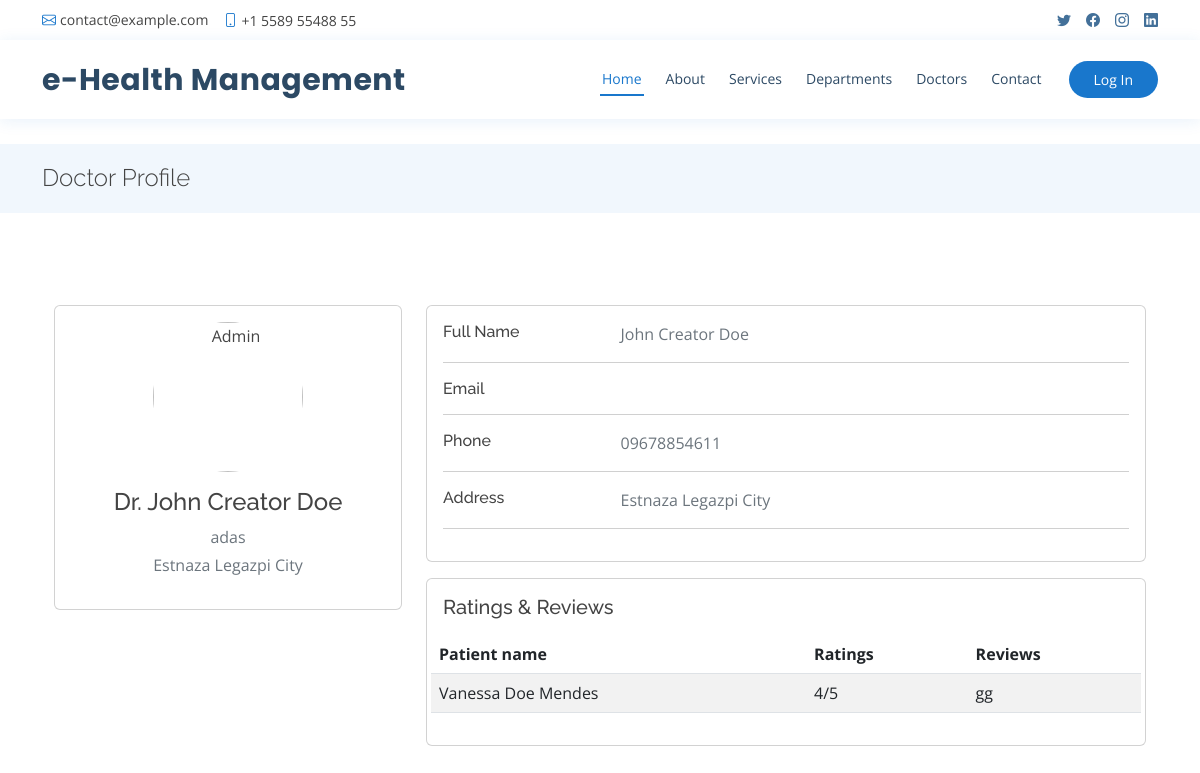
The page /dviewprofile/doe02082022 on the database its author committed.
### main_app/models.py (models this page shows, shortened)
class doctor(models.Model):
    user = models.OneToOneField(User, on_delete=models.CASCADE, primary_key=True)
    profile_photo = models.ImageField(upload_to='profile_photo', default="default.jpeg")
    is_patient = models.BooleanField(default=False)
    is_doctor = models.BooleanField(default=True)
    first_name = models.CharField(max_length = 50)
    last_name = models.CharField(max_length = 50)
    middle_name = models.CharField(max_length = 50, null=True)
    dob = models.DateField()
    address = models.CharField(max_length = 100)
    contact = models.CharField(max_length = 15)
    gender = models.CharField(max_length = 10)
    civil_status = models.CharField(max_length = 10)
    specialization = models.CharField(max_length = 30)
    rating = models.IntegerField(default=0)
    @property
    def full_name(self):
        return f'{self.first_name} {self.middle_name} {self.last_name}'

class rating_review(models.Model):
    patient = models.ForeignKey(patient ,null=True, on_delete=models.SET_NULL)
    doctor = models.ForeignKey(doctor ,null=True, on_delete=models.SET_NULL)
    rating = models.IntegerField(default=0)
    review = models.TextField( blank=True )

class patient(models.Model):
    user = models.OneToOneField(User, on_delete=models.CASCADE, primary_key=True)
    profile_photo = models.ImageField(upload_to='profile_photo', default="default.jpeg")
    is_patient = models.BooleanField(default=True)
    is_doctor = models.BooleanField(default=False)
    first_name = models.CharField(max_length = 50)
    last_name = models.CharField(max_length = 50)
    middle_name = models.CharField(max_length = 50, null=True)
    dob = models.DateField()
    address = models.CharField(max_length = 100)
    birth_place = models.CharField(max_length = 100)
    contact_number = models.CharField(max_length = 15, null=True)
    gender = models.CharField(max_length = 10)
    civil_status = models.CharField(max_length = 10)
    guardian = models.CharField(max_length = 255, null=True)
    other_guardian = models.CharField(max_length = 255, null=True)
    balance = models.CharField(max_length = 200, default="0.00")
    def full_name(self):
        return f'{self.first_name} {self.middle_name} {self.last_name}'

### main_app/views.py (the view)
# urls.py: path('dviewprofile/<str:doctorusername>', views.dviewprofile , name='dviewprofile'),
def dviewprofile(request, doctorusername):
    if request.method == 'GET':
         duser = User.objects.get(username=doctorusername)
         r = rating_review.objects.filter(doctor=duser.doctor)
         return render(request,'doctor/view_profile/view_profile.html', {"duser":duser, "rate":r} )

### templates/doctor/view_profile/view_profile.html (shortened to what this page needs)
{% extends "basic.html" %}
{% load static %}
{% block body %}
<main id="main">
    <section class="breadcrumbs">
      <div class="container">
        <div class="d-flex justify-content-between align-items-center">
          <h2>Doctor Profile</h2>
        </div>
      </div>
    </section>
    <section class="inner-page">
      <div class="container">
        <p>
          <div class="container">
    <div class="main-body">
          <div class="row gutters-sm">
            <div class="col-md-4 mb-3">
              <div class="card">
                <div class="card-body">
                  <div class="d-flex flex-column align-items-center text-center">
                    {% if duser.doctor.gender == "1" %}
                      <img src="https://bootdey.com/img/Content/avatar/avatar6.png" alt="Admin" class="rounded-circle" width="150">
                    {% elif duser.doctor.gender == "2" %}
                      <img src="https://bootdey.com/img/Content/avatar/avatar8.png" alt="Admin" class="rounded-circle" width="150">
                    {% endif %}
                    <div class="mt-3">
                      <h4>Dr. {{duser.doctor.full_name}}</h4>
                      <p class="text-secondary mb-1">{{duser.doctor.specialization}}</p>
                      <p class="text-muted font-size-sm">{{ duser.doctor.address }}</p>
                    </div>
                  </div>
                </div>
              </div>
            </div>
            <div class="col-md-8">
              <div class="card mb-3">
                <div class="card-body">
                  <div class="row">
                    <div class="col-sm-3">
                      <h6 class="mb-0">Full Name</h6>
                    </div>
                    <div class="col-sm-9 text-secondary">
                      {{duser.doctor.full_name}}
                    </div>
                  </div>
                  <hr>
                  <div class="row">
                    <div class="col-sm-3">
                      <h6 class="mb-0">Email</h6>
                    </div>
                    <div class="col-sm-9 text-secondary">
                    </div>
                  </div>
                  <hr>
                  <div class="row">
                    <div class="col-sm-3">
                      <h6 class="mb-0">Phone</h6>
                    </div>
                    <div class="col-sm-9 text-secondary">
                      {{duser.doctor.contact}}
                    </div>
                  </div>
                  <hr>
                  <div class="row">
                    <div class="col-sm-3">
                      <h6 class="mb-0">Address</h6>
                    </div>
                    <div class="col-sm-9 text-secondary">
                      {{ duser.doctor.address }}
                    </div>
                  </div>
                  <hr>
                </div>
              </div>
              <div class="row">
    						<div class="col-sm-12">
    							<div class="card">
    								<div class="card-body">
    									<h5 class="d-flex align-items-center mb-3">Ratings & Reviews</h5>
                      <div class="row">
                                        <table class="table table-striped">
                                                <thead>
                                                  <tr>
                                                    <th>Patient name</th>
                                                    <th>Ratings</th>
                                                    <th>Reviews</th>
                                                  </tr>
                                                </thead>
                                                <tbody>
                                                        {% for i in rate %}
                                               <tr>
                                                    <td>{{i.patient.full_name}}</td>
                                                    <td>{{i.rating}}/5</td>
                                                    <td>{{i.review}}</td>
                                               </tr>
                                     {% endfor %}
                                                </tbody>
                                              </table>
                                      </div>
    								</div>
    							</div>
    						</div>
    					</div>
    				</div>
    			</div>
            </div>
          </div>
        </div>
    </section>
  </main>
{% endblock %}

### templates/basic.html (shortened to what this page needs)
﻿{% load static %}
<!DOCTYPE html>
<html lang="en" dir="ltr">
<head>
  <link href="{% static 'homepage/assets/vendor/fontawesome-free/css/all.min.css' %}" rel="stylesheet">
  <link href="{% static 'homepage/assets/vendor/animate.css/animate.min.css' %}" rel="stylesheet">
  <link href="{% static 'homepage/assets/vendor/bootstrap/css/bootstrap.min.css' %}" rel="stylesheet">
  <link href="{% static 'homepage/assets/vendor/bootstrap-icons/bootstrap-icons.css' %}" rel="stylesheet">
  <link href="{% static 'homepage/assets/vendor/boxicons/css/boxicons.min.css' %}" rel="stylesheet">
  <link href="{% static 'homepage/assets/vendor/glightbox/css/glightbox.min.css' %}" rel="stylesheet">
  <link href="{% static 'homepage/assets/vendor/remixicon/remixicon.css' %}" rel="stylesheet">
  <link href="{% static 'homepage/assets/vendor/swiper/swiper-bundle.min.css' %}" rel="stylesheet">
  <link href="{% static 'homepage/assets/css/style.css' %}" rel="stylesheet">
  <link rel="stylesheet" href="https://cdnjs.cloudflare.com/ajax/libs/toastr.js/latest/toastr.css" />
  <link href="{% static 'homepage/assets/fullcalendar/lib/main.css' %}" rel="stylesheet">
  <link rel="stylesheet" href="https://cdnjs.cloudflare.com/ajax/libs/bootstrap-datepicker/1.9.0/css/bootstrap-datepicker.min.css"/>
  <link rel="stylesheet" href="https://cdn.datatables.net/1.12.1/css/dataTables.bootstrap5.min.css">
</head>
  <body>
      <div id="topbar" class="d-flex align-items-center fixed-top">
        <div class="container d-flex justify-content-between">
          <div class="contact-info d-flex align-items-center">
            <i class="bi bi-envelope"></i> <a href="mailto:contact@example.com">contact@example.com</a>
            <i class="bi bi-phone"></i> +1 5589 55488 55
          </div>
          <div class="d-none d-lg-flex social-links align-items-center">
            <a href="#" class="twitter"><i class="bi bi-twitter"></i></a>
            <a href="#" class="facebook"><i class="bi bi-facebook"></i></a>
            <a href="#" class="instagram"><i class="bi bi-instagram"></i></a>
            <a href="#" class="linkedin"><i class="bi bi-linkedin"></i></i></a>
          </div>
        </div>
      </div>
      <header id="header" class="fixed-top">
        <div class="container d-flex align-items-center">
          <h1 class="logo me-auto"><a href="{% url 'home' %}">e-Health Management</a></h1>
          {% if user.is_authenticated %}
            {% if request.user.doctor %}
            <nav id="navbar" class="navbar order-last order-lg-0">
              <ul>
                <li>
                  {% url 'doctor_ui' as dashboard %}
                  <a class="nav-link scrollto {% if request.path == dashboard %}active{% endif %}" href="{{dashboard}}">Dashboard</a>
                </li>
                <li>
                  {% url 'dviewprofile' request.user.username as profile%}
                  <a class="nav-link scrollto{% if request.path == profile %} active {% endif %}" href="{{profile}}">Profile</a>
                </li>
                <li>
                  {% url 'dconsultation_history' as consultation%}
                  <a class="nav-link scrollto{% if request.path == consultation %} active {% endif %}" href="{{consultation}}">Consultation</a>
                </li>
                <li>
                  {% url 'doctor_schedule' as dschedule %}
                  <a class="nav-link scrollto{% if request.path == dschedule %} active {% endif %}" href="{{dschedule}}">Schedule</a>
                </li>
                <li>
                  {% url 'doctor_calendar' as calendar %}
                  <a class="nav-link scrollto{% if request.path == calendar %} active {% endif %}" href="{{calendar}}">Calendar</a>
                </li>
              </ul>
              <i class="bi bi-list mobile-nav-toggle"></i>
            </nav>
            {% elif request.user.patient %}
              <nav id="navbar" class="navbar order-last order-lg-0">
                <ul>
                  <li>
                    {% url 'patient_ui' as patient_ui %}
                    <a class="nav-link {% if request.path == patient_ui %}active{% endif %}" href="{{patient_ui}}">Profile</a></li>
                  <li>
                    {% url 'preview' as preview %}
                    <a class="nav-link {% if request.path == preview %}active{% endif %}" href="{{preview}}">Symptoms Checker</a></li>
                  <li>
                    {% url 'consult_a_doctor' as consult_a_doctor %}
                    <a class="nav-link {% if request.path == consult_a_doctor %} active {% endif %}" href="{{consult_a_doctor}}">Consultation</a></li>
                  <li>
                    {% url 'patient_appointment' as patient_appointment %}
                    <a class="nav-link {% if request.path == patient_appointment %} active {% endif %}" href="{{patient_appointment}}">Appointment</a></li>
                </ul>
                <i class="bi bi-list mobile-nav-toggle"></i>
              </nav>
            {% elif user.is_superuser %}
              <nav id="navbar" class="navbar order-last order-lg-0">
                <ul>
                  <li>
                    {% url 'admin_ui' as admin_ui %}
                    <a class="nav-link scrollto {% if request.path == admin_ui %} active {% endif %}" href="{{ admin_ui }}">Dashboard</a>
                  </li>
                  <li>
                    {% url 'manage_patient' as manage_patient %}
                    <a class="nav-link  {% if request.path == manage_patient %} active {% endif %}" href="{{ manage_patient }}">Manage Patient</a>
                  </li>
                  <li>
                    {% url 'manage_doctor' as manage_doctor %}
                    <a class="nav-link {% if request.path == manage_doctor %} active {% endif %}" href="{{manage_doctor}}">Manage Doctor</a>
                  </li>
                  <li>
                    {% url 'manage_symptoms' as symp %}
                    <a class="nav-link {% if request.path == symp %} active {% endif %}" href="{{symp}}">Manage Symptoms Checker</a>
                  </li>
                  <li>
                    {% url 'manage_possible_cause' as manage_possible_cause %}
                    <a class="nav-link {% if request.path == manage_possible_cause %} active {% endif %}" href="{{manage_possible_cause}}">Manage Possible Cause</a>
                  </li>
                  <li>
                    {% url 'preview' as preview %}
                    <a class="nav-link {% if request.path == preview %} active {% endif %}" href="{{preview}}">Preview Symptoms Checker</a>
                  </li>
                </ul>
                <i class="bi bi-list mobile-nav-toggle"></i>
              </nav>
            {% endif %}
          <a href="{% url 'logout' %}" class="appointment-btn">Log Out</a>
          {% else %}
          <nav id="navbar" class="navbar order-last order-lg-0">
            <ul>
              <li><a class="nav-link scrollto active" href="#hero">Home</a></li>
              <li><a class="nav-link scrollto" href="#about">About</a></li>
              <li><a class="nav-link scrollto" href="#services">Services</a></li>
              <li><a class="nav-link scrollto" href="#departments">Departments</a></li>
              <li><a class="nav-link scrollto" href="#doctors">Doctors</a></li>
              <li><a class="nav-link scrollto" href="#contact">Contact</a></li>
            </ul>
          </nav>
          <a data-bs-toggle="modal" data-bs-target="#signinModal" class="appointment-btn ">Log In</a>
          {% endif %}
        </div>
      </header>
      {% block body %}
      {% endblock %}
  </body>
</html>

### rows shown on the page
rating_review: patient.full_name "Vanessa Doe Mendes", rating "4", review "gg"

### other values the page prints
{{ duser.doctor.full_name }} "John Creator Doe"
{{ duser.doctor.specialization }} "adas"
{{ duser.doctor.address }} "Estnaza Legazpi City"
{{ duser.doctor.contact }} "09678854611"
